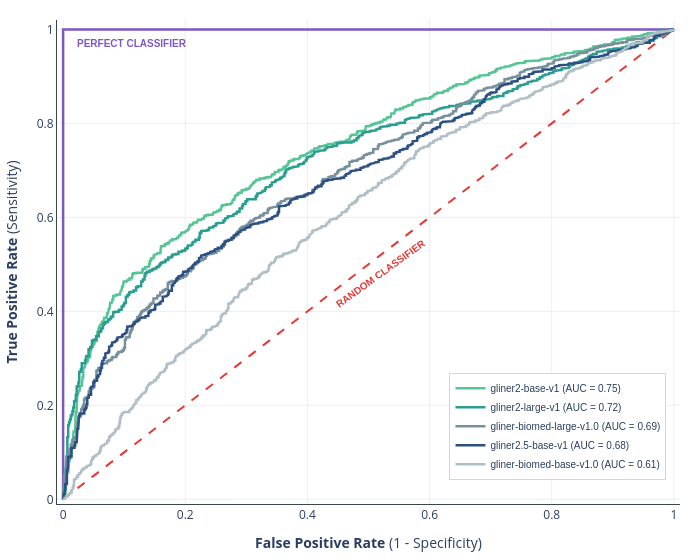

The notebook cell saved with this chart:
### Markdown cell above
**Key Takeaway:**
Confidence scores are statistically correlated with good predictions, but their discriminative power ($\text{AUC} \le 0.75$) remains insufficient on its own to reliably filter false positives.


### Metrics Interpretation & Confidence Correlation Analysis

| Metric | Simple Definition | How to Interpret in This Context |
| :--- | :--- | :--- |
| **`Point-Biserial Correlation`** | Pearson correlation adapted for one continuous and one binary variable $[-1, 1]$. | Positive values mean higher confidence tracks with being a TP. Values around $0.2 - 0.4$ indicate a weak-to-moderate linear link. |
| **`P-Value`** | Probability of observing this association purely by chance. | Extremely small values ($p \ll 0.001$) confirm the correlation is statistically real and not random noise. |
| **`ROC-AUC`** | Probability ($0.5$ = random coin toss, $1.0$ = perfect) that a randomly chosen TP has a higher score than a random FP. | Values between $0.61$ and $0.75$ provide poor-to-fair separation: filtering by a confidence threshold alone cannot reliably discard FPs without losing many TPs. |

### Code cell
# Plot ROC curves for all models.
fig_roc = plot_paper_roc_curves(
    df=scores_df,
)
save_figure_for_paper(
    fig_roc,
    "../figures/gliner/gliner_all_models_roc_curve.svg",
)
fig_roc.show()

### Figure 1 — Plotly figure (JSON) as saved in the notebook; plotly's stock layout.template omitted (floating-point values rounded to 4 significant figures; data arrays with more than 128 entries replaced by an {"elided": "..."} marker saying what was removed)
{"data": [{"hoverinfo": "skip", "line": {"color": "#7E57C2", "width": 2.5}, "mode": "lines", "showlegend": false, "type": "scatter", "x": [0, 0, 1], "y": [0, 1, 1]}, {"hoverinfo": "skip", "line": {"color": "#E53935", "dash": "dash", "width": 2}, "mode": "lines", "showlegend": false, "type": "scatter", "x": [0, 1], "y": [0, 1]}, {"line": {"color": "#56c596", "width": 2.5}, "mode": "lines", "name": "gliner2-base-v1 (AUC = 0.75)", "type": "scatter", "x": {"elided": "690 float values"}, "y": {"elided": "690 float values"}}, {"line": {"color": "#2a9d8f", "width": 2.5}, "mode": "lines", "name": "gliner2-large-v1 (AUC = 0.72)", "type": "scatter", "x": {"elided": "635 float values"}, "y": {"elided": "635 float values"}}, {"line": {"color": "#78909c", "width": 2.5}, "mode": "lines", "name": "gliner-biomed-large-v1.0 (AUC = 0.69)", "type": "scatter", "x": {"elided": "737 float values"}, "y": {"elided": "737 float values"}}, {"line": {"color": "#2c5082", "width": 2.5}, "mode": "lines", "name": "gliner2.5-base-v1 (AUC = 0.68)", "type": "scatter", "x": {"elided": "734 float values"}, "y": {"elided": "734 float values"}}, {"line": {"color": "#b0bec5", "width": 2.5}, "mode": "lines", "name": "gliner-biomed-base-v1.0 (AUC = 0.61)", "type": "scatter", "x": {"elided": "1051 float values"}, "y": {"elided": "1051 float values"}}], "layout": {"annotations": [{"font": {"color": "#7E57C2", "family": "Arial", "size": 10}, "showarrow": false, "text": "<b>PERFECT CLASSIFIER</b>", "x": 0.02, "xanchor": "left", "y": 0.97}, {"font": {"color": "#E53935", "family": "Arial", "size": 10}, "showarrow": false, "text": "<b>RANDOM CLASSIFIER</b>", "textangle": -36, "x": 0.52, "y": 0.48}], "height": 560, "hovermode": false, "legend": {"bgcolor": "rgba(255, 255, 255, 0.9)", "bordercolor": "#CFD8DC", "borderwidth": 1, "font": {"family": "Arial", "size": 10}, "x": 0.63, "y": 0.05}, "margin": {"b": 55, "l": 55, "r": 20, "t": 20}, "plot_bgcolor": "#FFFFFF", "title": {}, "width": 700, "xaxis": {"gridcolor": "#ECEFF1", "linecolor": "#37474F", "linewidth": 1, "range": [-0.01, 1.01], "showgrid": true, "title": {"text": "<b>False Positive Rate</b> (1 - Specificity)"}, "zeroline": false}, "yaxis": {"gridcolor": "#ECEFF1", "linecolor": "#37474F", "linewidth": 1, "range": [-0.01, 1.02], "showgrid": true, "title": {"text": "<b>True Positive Rate</b> (Sensitivity)"}, "zeroline": false}}}
